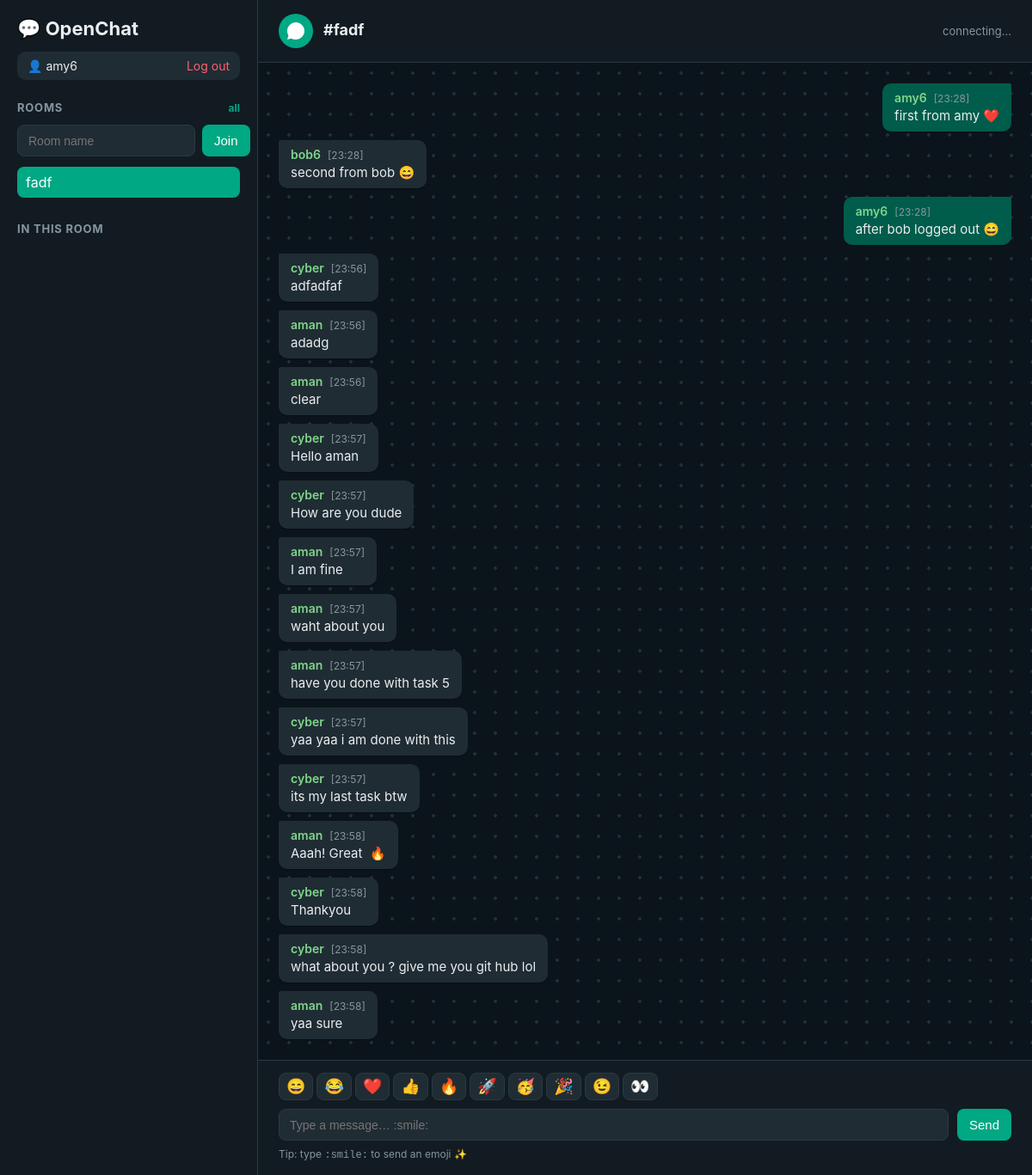
Screenshot of /room/fadf (signed in) with the database file from the repository.
### tables this page shows
CREATE TABLE rooms (
                id INTEGER PRIMARY KEY AUTOINCREMENT,
                name TEXT UNIQUE NOT NULL,
                created_by INTEGER,
                created_at TEXT DEFAULT (datetime('now'))
            );

CREATE TABLE messages (
                id INTEGER PRIMARY KEY AUTOINCREMENT,
                room_id INTEGER NOT NULL,
                user_id INTEGER NOT NULL,
                username TEXT NOT NULL,
                content TEXT NOT NULL,
                emoji_rendered TEXT,
                created_at TEXT DEFAULT (strftime('%Y-%m-%dT%H:%M:%S','now','localtime')),
                FOREIGN KEY (room_id) REFERENCES rooms(id),
                FOREIGN KEY (user_id) REFERENCES users(id)
            );

### app.py (the view)
@app.route("/room/<name>")
@login_required
def room_page(name):
    user_id = session.get("user_id")
    room = database.get_or_create_room(name, user_id)
    if room is None:
        flash("Room names cannot be empty.", "error")
        return redirect(url_for("index"))
    history = database.get_message_history(room["id"])
    rooms = database.list_rooms()
    return render_template(
        "chat.html",
        username=current_username(),
        room=room["name"],
        room_id=room["id"],
        history=history,
        rooms=rooms,
    )

### app.py (called while the page is built)
def current_username():
    return session.get("username")

def login_required(fn):
    @functools.wraps(fn)
    def wrapper(*args, **kwargs):
        if current_username() is None:
            return redirect(url_for("login"))
        return fn(*args, **kwargs)
    return wrapper

### database.py (called while the page is built, shortened)
def get_connection():
    conn = sqlite3.connect(DB_PATH, timeout=10)
    conn.row_factory = sqlite3.Row
    conn.execute("PRAGMA journal_mode=WAL")
    conn.execute("PRAGMA busy_timeout=10000")
    return conn

def get_or_create_room(name, user_id):
    name = name.strip()
    if not name:
        return None
    conn = get_connection()
    try:
        room = conn.execute(
            "SELECT * FROM rooms WHERE name = ?", (name,)
        ).fetchone()
        if room:
            return room
    finally:
        conn.close()

def list_rooms():
    conn = get_connection()
    try:
        rows = conn.execute(
            """
            SELECT r.id, r.name,
                   (SELECT COUNT(*) FROM messages m
                     WHERE m.room_id = r.id) AS message_count
            FROM rooms r
            ORDER BY r.name
            """
        ).fetchall()
        return [dict(row) for row in rows]
    finally:
        conn.close()

def get_message_history(room_id, limit=100):
    conn = get_connection()
    try:
        rows = conn.execute(
            """
            SELECT id, username, content, emoji_rendered, created_at
            FROM messages
            WHERE room_id = ?
            ORDER BY id
            LIMIT ?
            """,
            (room_id, limit),
        ).fetchall()
        return [dict(row) for row in rows]
    finally:
        conn.close()

### templates/chat.html (shortened to what this page needs)
<!DOCTYPE html>
<html lang="en">
<head>
    <link rel="stylesheet" href="{{ url_for('static', filename='style.css') }}">
</head>
<body data-room="{{ room }}" data-username="{{ username }}">
    <div class="chat-layout">
        <aside class="sidebar">
            <div class="sidebar-head">
                <h1>💬 OpenChat</h1>
                <div class="user-chip">
                    <span>👤 {{ username }}</span>
                    <a class="logout" href="{{ url_for('logout') }}">Log out</a>
                </div>
            </div>
            <section class="rooms-panel">
                <h2>Rooms <a class="home-link" href="{{ url_for('index') }}">all</a></h2>
                <form class="join-form" method="get" onsubmit="enterRoom(event)">
                    <input id="room-input" type="text" placeholder="Room name" required>
                    <button type="submit">Join</button>
                </form>
                <ul class="room-list">
                    {% for r in rooms %}
                        <li class="{{ 'active' if r.name == room }}">
                            <a href="{{ url_for('room_page', name=r.name) }}">{{ r.name }}</a>
                        </li>
                    {% endfor %}
                </ul>
            </section>
            <section class="presence-panel">
                <h2>In this room</h2>
            </section>
        </aside>
        <main class="chat-main">
            <header class="chat-header">
                <h2>#{{ room }}</h2>
                <span class="conn-status" id="conn-status">connecting…</span>
            </header>
            <div class="messages" id="messages">
                {% for m in history %}
                    <div class="msg {{ 'mine' if m.username == username }}"
                         data-username="{{ m.username }}">
                        <div class="msg-meta">
                            <span class="msg-name">{{ m.username }}</span>
                            <span class="msg-time">[{{ m.created_at[11:16] if m.created_at else '' }}]</span>
                        </div>
                        <div class="msg-text">{{ m.emoji_rendered or m.content }}</div>
                    </div>
                {% endfor %}
            </div>
            <footer class="composer">
                <div class="emoji-row" id="emoji-row"></div>
                <form class="composer-form" onsubmit="sendMessage(event)">
                    <input id="message-input" type="text" placeholder="Type a message… :smile:" autocomplete="off">
                    <button type="submit">Send</button>
                </form>
                <div class="composer-hint">Tip: type <code>:smile:</code> to send an emoji ✨</div>
            </footer>
        </main>
    </div>
</body>
</html>

### static/style.css (style rules this page uses)
:root { --bg: #0b141a; --panel: #111b21; --panel-2: #202c33; --accent: #00a884; --accent-2: #7fd68b; --text: #e9edef; --muted: #8696a0; --danger: #ff5f6d; --border: #2a3942; --mine-bg: #005c4b; --outgoing: #005c4b; --incoming: #202c33; }
* { box-sizing: border-box; }
body { margin: 0; font-family: -apple-system, BlinkMacSystemFont, "Segoe UI", Roboto, Helvetica, Arial, sans-serif; background: var(--bg); color: var(--text); height: 100vh; }
a { color: var(--accent); text-decoration: none; }
.auth-card button, .composer button, .join-form button { padding: 10px 14px; border: none; border-radius: 8px; background: var(--accent); color: #fff; font-size: 15px; cursor: pointer; }
.index-layout, .chat-layout { display: grid; grid-template-columns: 300px 1fr; height: 100vh; }
.sidebar { background: var(--panel); border-right: 1px solid var(--border); padding: 20px; display: flex; flex-direction: column; gap: 24px; overflow-y: auto; }
.sidebar-head h1 { margin: 0; font-size: 22px; }
.user-chip { display: flex; align-items: center; justify-content: space-between; background: var(--panel-2); border-radius: 10px; padding: 8px 12px; margin-top: 14px; font-size: 14px; }
.logout { color: var(--danger); }
.rooms-panel h2, .presence-panel h2 { font-size: 13px; text-transform: uppercase; letter-spacing: .06em; color: var(--muted); margin: 0 0 12px; display: flex; align-items: center; justify-content: space-between; }
.home-link { font-size: 12px; text-transform: none; letter-spacing: 0; }
.join-form { display: flex; gap: 8px; margin-bottom: 12px; }
.join-form input, .composer-form input { flex: 1; padding: 9px 12px; border-radius: 8px; border: 1px solid var(--border); background: var(--panel-2); color: var(--text); font-size: 14px; }
.room-list { list-style: none; margin: 0; padding: 0; }
.room-list li { display: flex; align-items: center; justify-content: space-between; padding: 8px 10px; border-radius: 8px; margin-bottom: 4px; }
.room-list li.active { background: var(--accent); }
.room-list li.active a { color: #fff; }
.chat-main { display: flex; flex-direction: column; height: 100vh; min-width: 0; }
.chat-header { display: flex; align-items: center; justify-content: space-between; padding: 16px 24px; border-bottom: 1px solid var(--border); background: var(--panel); }
.chat-header h2 { margin: 0; font-size: 18px; }
.chat-header h2::before { content: ""; display: inline-block; width: 40px; height: 40px; border-radius: 50%; background: var(--accent); margin-right: 12px; vertical-align: middle; background-repeat: no-repeat; background-position: center; background-size: 60%; }
.conn-status { font-size: 13px; color: var(--muted); }
.messages { flex: 1; overflow-y: auto; padding: 24px; display: flex; flex-direction: column; gap: 10px; background-color: #0b141a; background-image: radial-gradient(#1f2f38 2px, transparent 2px); background-size: 24px 24px; }
.msg { max-width: 70%; background: var(--incoming); border-radius: 10px; box-shadow: 0 1px 1px rgba(0,0,0,.25); padding: 8px 14px; align-self: flex-start; border-top-left-radius: 2px; }
.msg.mine { background: var(--outgoing); align-self: flex-end; border-top-left-radius: 10px; border-top-right-radius: 2px; }
.msg-meta { display: flex; gap: 8px; align-items: baseline; margin-bottom: 2px; }
.msg-name { font-weight: 600; font-size: 14px; color: var(--accent-2); }
.msg-time { font-size: 12px; color: var(--muted); }
.msg-text { font-size: 15px; line-height: 1.4; word-wrap: break-word; white-space: pre-wrap; }
.composer { border-top: 1px solid var(--border); background: var(--panel); padding: 14px 24px 16px; }
.composer-form { display: flex; gap: 10px; }
.composer button { background: var(--accent); }
.composer-hint { color: var(--muted); font-size: 12px; margin-top: 8px; }
.emoji-row { display: flex; flex-wrap: wrap; gap: 4px; margin-bottom: 10px; min-height: 0; }

### rows the page displays
rooms: name "fadf"
messages: username "amy6", created_at "23:28", emoji_rendered "first from amy ❤️"
messages: username "bob6", created_at "23:28", emoji_rendered "second from bob 😄"
messages: username "amy6", created_at "23:28", emoji_rendered "after bob logged out 😄"
messages: username "cyber", created_at "23:56", emoji_rendered "adfadfaf"
messages: username "aman", created_at "23:56", emoji_rendered "adadg"
messages: username "aman", created_at "23:56", emoji_rendered "clear"
messages: username "cyber", created_at "23:57", emoji_rendered "Hello aman"
messages: username "cyber", created_at "23:57", emoji_rendered "How are you dude"
messages: username "aman", created_at "23:57", emoji_rendered "I am fine"
messages: username "aman", created_at "23:57", emoji_rendered "waht about you"
messages: username "aman", created_at "23:57", emoji_rendered "have you done with task 5"
messages: username "cyber", created_at "23:57", emoji_rendered "yaa yaa i am done with this"
messages: username "cyber", created_at "23:57", emoji_rendered "its my last task btw"
messages: username "aman", created_at "23:58", emoji_rendered "Aaah! Great 🔥"
messages: username "cyber", created_at "23:58", emoji_rendered "Thankyou"
messages: username "cyber", created_at "23:58", emoji_rendered "what about you ? give me you git hub lol"
messages: username "aman", created_at "23:58", emoji_rendered "yaa sure"

### other values shown
{{ username }} "amy6"
